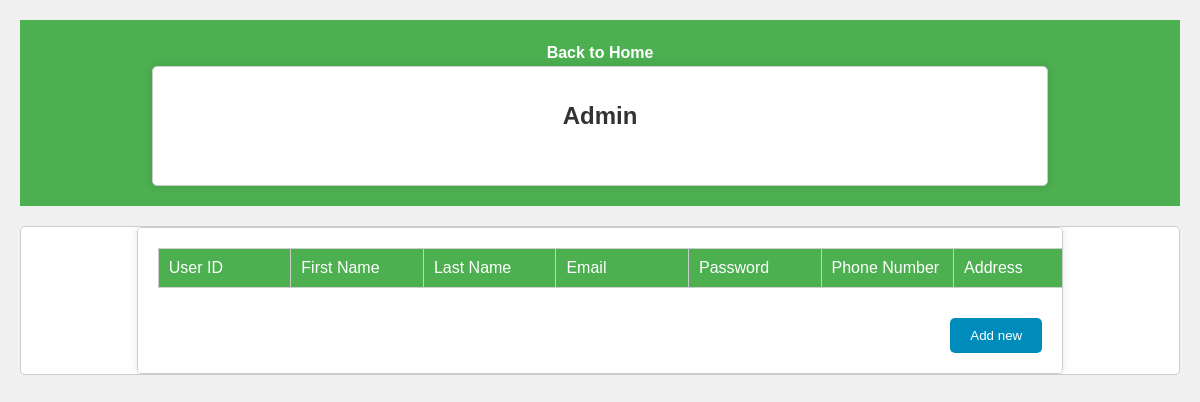
Page /adminUsers.php on the earlier database version.
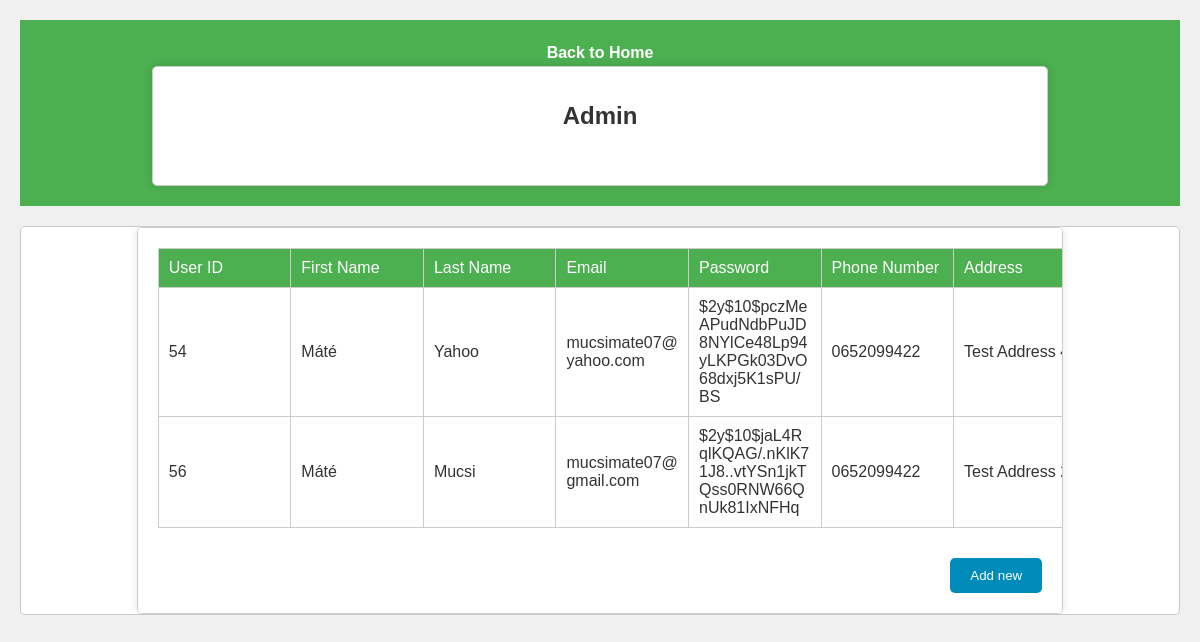
Same page on the later database version.
### tables this page shows
CREATE TABLE `users` (
  `u_id` int(11) NOT NULL,
  `u_pic` varchar(255) NOT NULL,
  `u_fname` varchar(255) NOT NULL,
  `u_lname` varchar(255) NOT NULL,
  `u_email` varchar(255) NOT NULL,
  `u_pass` varchar(255) NOT NULL,
  `u_phone` varchar(255) NOT NULL,
  `u_address` varchar(255) NOT NULL,
  `walk_switch` tinyint(1) NOT NULL,
  `registration_token` char(40) NOT NULL,
  `registration_expires` datetime NOT NULL,
  `active` smallint(1) NOT NULL,
  `forgotten_password_token` char(40) NOT NULL,
  `forgotten_password_expires` datetime NOT NULL,
  `is_banned` smallint(1) NOT NULL,
  `u_rating` int(11) NOT NULL
);

### adminUsers.php (the view, shortened to what this page needs)
<?php
require 'functions.php';
$sql = "SELECT u_id, u_fname, u_lname, u_email, u_pass, u_phone, u_address, walk_switch FROM users";
$stmt = $pdo->query($sql);
$u = $stmt->fetchAll(PDO::FETCH_ASSOC);
?>
<section class="main-cover main-cover-admin">
    <a href="index.php">Back to Home</a>
    <div class="page-wrapper">
        <div class="block-title block-title--white">Admin</div>
    </div>
</section>
<section class="block">
    <div class="page-wrapper">
        <form method="POST">
            <table class="admin__table">
                <tr class="first">
                    <td>User ID</td>
                    <td>First Name</td>
                    <td>Last Name</td>
                    <td>Email</td>
                    <td>Password</td>
                    <td>Phone Number</td>
                    <td>Address</td>
                </tr>
                <?php
                include "adminCS.php";
                if($value['walk_switch'] == 0){
                    $ws = "YES";
                }
                else{
                    $ws = "NO";
                }
                foreach ($u as $key => $value) {
                    echo '<tr>
                                    <td>' . $value['u_id'] . '</td>
                                    <td>' . $value['u_fname'] . '</td>
                                    <td>' . $value['u_lname'] . '</td>
                                    <td>' . $value['u_email'] . '</td>
                                    <td>' . $value['u_pass'] . '</td>
                                    <td>' . $value['u_phone'] . '</td>
                                    <td>' . $value['u_address'] . '</td>
                                    <td>' . $ws . '</td>
                                    <td><button class="admin__table-button" type="submit" name="operation[update]" value="' . $value['u_id'] . '">Update</button></td>
                                    <td><button class="admin__table-button" type="submit" name="operation[delete]" value="' . $value['u_id'] . '">Delete</button></td>
                                </tr>';
                }
                ?>
            </table>
            <button class="admin__table-new" type="submit" name="operation[add_new]" value="true">Add new</button>
        </form>
    </div>
</section>

Differences in the rows shown:
added users: u_id "54", u_fname "Máté", u_lname "Yahoo", u_email "mucsimate07@yahoo.com", u_pass "$2y$10$pczMeAPudNdbPuJD8NYlCe48Lp94yLKPGk03DvO68dxj5K1sPU/BS", u_phone "0652099422", u_address "Test Address…"
added users: u_id "56", u_fname "Máté", u_lname "Mucsi", u_email "mucsimate07@gmail.com", u_pass "$2y$10$jaL4RqlKQAG/.nKlK71J8..vtYSn1jkTQss0RNW66QnUk81IxNFHq", u_phone "0652099422", u_address "Test Address…"
